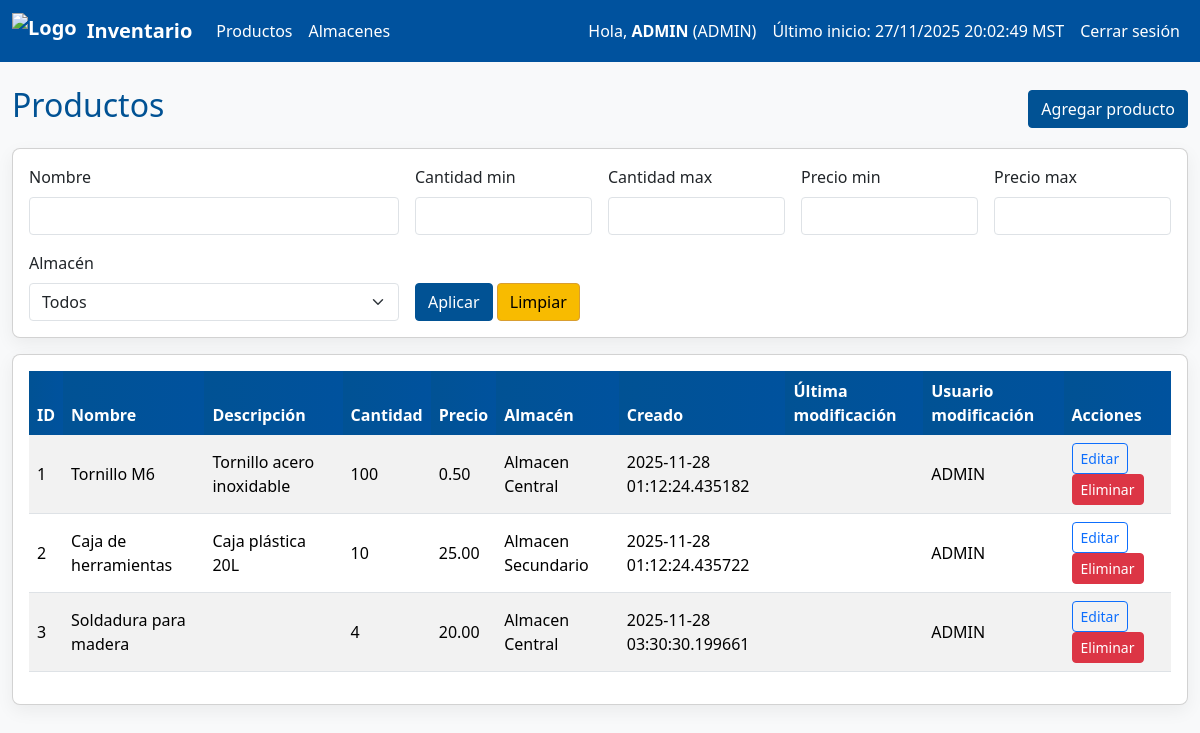
The page /productos/ (signed in) on the database as committed earlier.
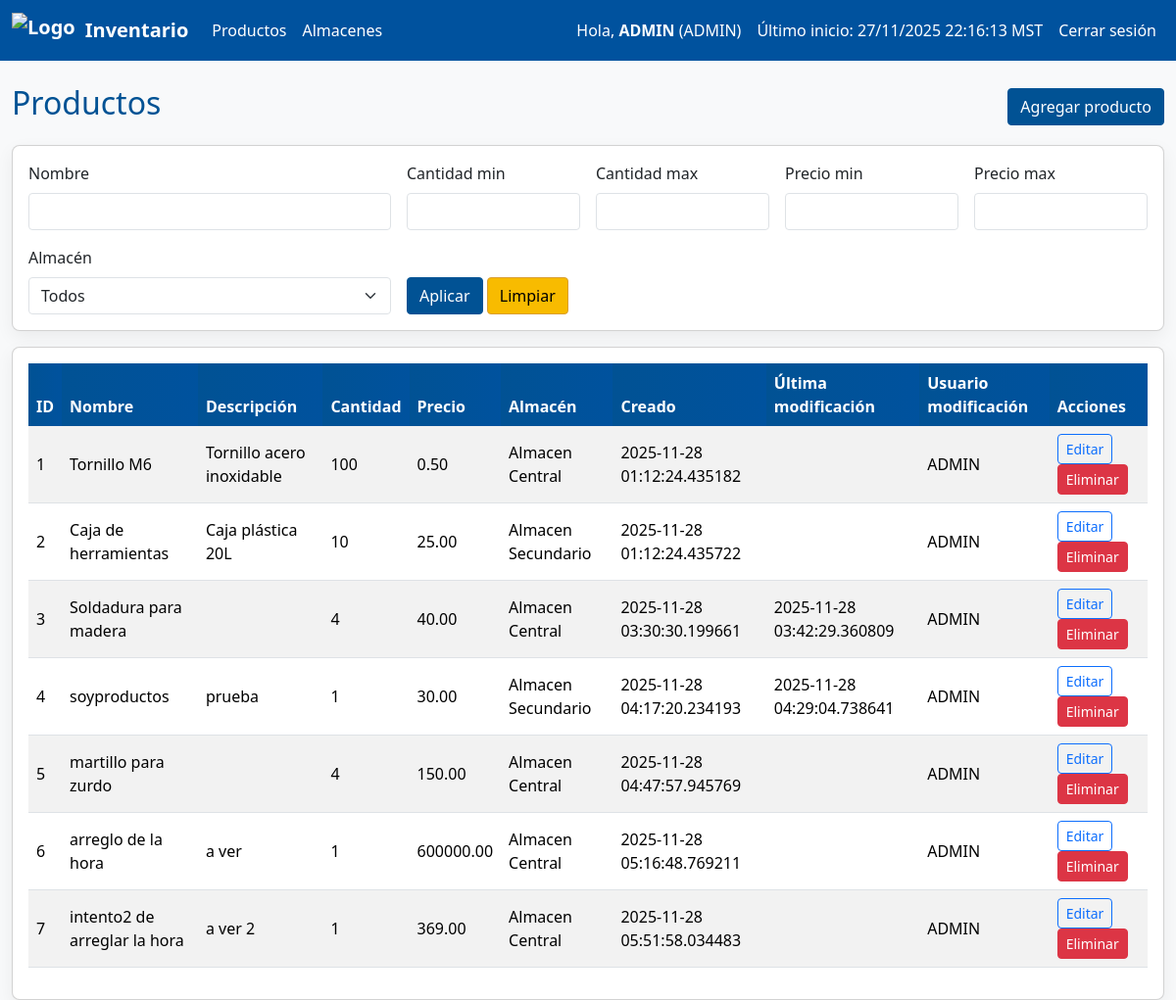
The same page on the database as committed later.
### app/models.py (models this page shows, shortened)
class User(UserMixin, db.Model):
    __tablename__ = 'usuarios'
    nombre = db.Column(db.String(64), primary_key=True)  # nombre como PK (requisito)
    password = db.Column(db.String(255), nullable=False)
    fecha_hora_ultimo_inicio = db.Column(db.DateTime, nullable=True)  # <-- usado por el requisito
    rol = db.Column(db.String(20), nullable=False)

class Producto(db.Model):
    __tablename__ = 'productos'
    id = db.Column(db.Integer, primary_key=True)
    nombre = db.Column(db.String(200), nullable=False)
    descripcion = db.Column(db.Text, nullable=True)
    cantidad = db.Column(db.Integer, nullable=False, default=0)
    precio = db.Column(db.Float, nullable=False, default=0.0)
    almacen_id = db.Column(db.Integer, db.ForeignKey('almacenes.id'), nullable=True)
    almacen = db.relationship('Almacen', back_populates='productos')
    fecha_hora_creacion = db.Column(db.DateTime, nullable=False, default=now_utc)
    fecha_hora_ultima_modificacion = db.Column(db.DateTime, nullable=True, onupdate=now_utc)
    ultimo_usuario_en_modificar = db.Column(db.String(64), nullable=True)

class Almacen(db.Model):
    __tablename__ = 'almacenes'
    id = db.Column(db.Integer, primary_key=True)
    nombre = db.Column(db.String(200), nullable=False)
    fecha_hora_creacion = db.Column(db.DateTime, nullable=False, default=now_utc)
    fecha_hora_ultima_modificacion = db.Column(db.DateTime, nullable=True, onupdate=now_utc)
    ultimo_usuario_en_modificar = db.Column(db.String(64), nullable=True)
    productos = db.relationship('Producto', back_populates='almacen', cascade="all, delete-orphan")

### app/products.py (the view)
@bp.route('/')
@login_required
def list():
    q = Producto.query.outerjoin(Almacen)
    nombre = request.args.get('nombre')
    if nombre:
        q = q.filter(Producto.nombre.ilike(f'%{nombre}%'))
    try:
        cmin = request.args.get('cantidad_min')
        if cmin not in (None, ''):
            q = q.filter(Producto.cantidad >= int(cmin))
        cmax = request.args.get('cantidad_max')
        if cmax not in (None, ''):
            q = q.filter(Producto.cantidad <= int(cmax))
    except ValueError:
        pass
    try:
        pmin = request.args.get('precio_min')
        if pmin not in (None, ''):
            q = q.filter(Producto.precio >= float(pmin))
        pmax = request.args.get('precio_max')
        if pmax not in (None, ''):
            q = q.filter(Producto.precio <= float(pmax))
    except ValueError:
        pass
    almacen_id = request.args.get('almacen_id')
    if almacen_id not in (None, ''):
        try:
            q = q.filter(Producto.almacen_id == int(almacen_id))
        except ValueError:
            pass
    productos = q.all()
    almacenes = Almacen.query.all()
    return render_template('products/list.html', productos=productos, almacenes=almacenes)

### app/models.py (called while the page is built)
@login_manager.user_loader
def load_user(user_id):
    return db.session.get(User, user_id)

### app/templates/products/list.html (shortened to what this page needs)
{% extends "base.html" %}
{% block content %}
<div class="d-flex justify-content-between align-items-center mb-3">
  <h2>Productos</h2>
  {% if current_user.is_authenticated and (current_user.rol == 'ADMIN' or current_user.rol == 'PRODUCTOS') %}
    <a class="btn btn-primary btn-rounded" href="{{ url_for('products.create') }}">Agregar producto</a>
  {% endif %}
</div>
<div class="card mb-3 p-3">
  <form class="row g-3" method="get">
    <div class="col-md-4">
      <label class="form-label">Nombre</label>
      <input name="nombre" class="form-control" value="{{ request.args.get('nombre','') }}">
    </div>
    <div class="col-md-2">
      <label class="form-label">Cantidad min</label>
      <input name="cantidad_min" class="form-control" value="{{ request.args.get('cantidad_min','') }}">
    </div>
    <div class="col-md-2">
      <label class="form-label">Cantidad max</label>
      <input name="cantidad_max" class="form-control" value="{{ request.args.get('cantidad_max','') }}">
    </div>
    <div class="col-md-2">
      <label class="form-label">Precio min</label>
      <input name="precio_min" class="form-control" value="{{ request.args.get('precio_min','') }}">
    </div>
    <div class="col-md-2">
      <label class="form-label">Precio max</label>
      <input name="precio_max" class="form-control" value="{{ request.args.get('precio_max','') }}">
    </div>
    <div class="col-md-4">
      <label class="form-label">Almacén</label>
      <select name="almacen_id" class="form-select">
        <option value="">Todos</option>
      </select>
    </div>
    <div class="col-md-4 align-self-end">
      <button class="btn btn-primary btn-rounded">Aplicar</button>
      <a class="btn btn-secondary btn-rounded" href="{{ url_for('products.list') }}">Limpiar</a>
    </div>
  </form>
</div>
<div class="card p-3">
  <div class="table-responsive">
    <table class="table table-striped">
      <thead>
        <tr>
          <th>ID</th><th>Nombre</th><th>Descripción</th><th>Cantidad</th><th>Precio</th><th>Almacén</th><th>Creado</th><th>Última modificación</th><th>Usuario modificación</th><th>Acciones</th>
        </tr>
      </thead>
      <tbody>
        {% for p in productos %}
        <tr>
          <td>{{ p.id }}</td>
          <td>{{ p.nombre }}</td>
          <td>{{ p.descripcion or '' }}</td>
          <td>{{ p.cantidad }}</td>
          <td>{{ "{:.2f}".format(p.precio) }}</td>
          <td>{{ p.almacen.nombre if p.almacen else '-' }}</td>
          <td>{{ p.fecha_hora_creacion }}</td>
          <td>{{ p.fecha_hora_ultima_modificacion or '' }}</td>
          <td>{{ p.ultimo_usuario_en_modificar or '' }}</td>
          <td>
            {% if current_user.is_authenticated and (current_user.rol == 'ADMIN' or current_user.rol == 'PRODUCTOS') %}
              <a class="btn btn-sm btn-outline-primary btn-rounded" href="{{ url_for('products.edit', id=p.id) }}">Editar</a>
              <form method="post" action="{{ url_for('products.delete', id=p.id) }}" style="display:inline;" onsubmit="return confirm('¿Seguro que desea eliminar este producto?');">
                <button class="btn btn-sm btn-danger btn-rounded">Eliminar</button>
              </form>
            {% else %}
              <span class="text-muted">No autorizado</span>
            {% endif %}
          </td>
        </tr>
        {% else %}
        <tr><td colspan="10">No hay productos.</td></tr>
        {% endfor %}
      </tbody>
    </table>
  </div>
</div>
{% endblock %}

### app/templates/base.html (shortened to what this page needs)
<!doctype html>
<html lang="es">
<head>
  <link href="https://cdn.jsdelivr.net/npm/bootstrap@5.3.2/dist/css/bootstrap.min.css" rel="stylesheet">
  <link rel="stylesheet" href="{{ url_for('static', filename='css/style.css') }}">
</head>
<body class="bg-light">
<nav class="navbar navbar-expand-lg navbar-dark bg-unison">
  <div class="container-fluid">
    <a class="navbar-brand d-flex align-items-center" href="{{ url_for('index') }}">
      <img src="{{ url_for('static', filename='images/Escudo-Color.png') }}" alt="Logo" style="height:36px; margin-right:10px;">
      <span>Inventario</span>
    </a>
    <div class="collapse navbar-collapse" id="mainNav">
      <ul class="navbar-nav me-auto mb-2 mb-lg-0">
        <li class="nav-item"><a class="nav-link" href="{{ url_for('products.list') }}">Productos</a></li>
        <li class="nav-item"><a class="nav-link" href="{{ url_for('warehouses.list') }}">Almacenes</a></li>
      </ul>
      <ul class="navbar-nav ms-auto">
        {% if current_user.is_authenticated %}
          <li class="nav-item">
            <span class="nav-link">Hola, <strong>{{ current_user.nombre }}</strong> ({{ current_user.rol }})</span>
          </li>
          {% if current_user.fecha_hora_ultimo_inicio %}
            <li class="nav-item">
              <span class="nav-link small">Último inicio: {{ current_user.fecha_hora_ultimo_inicio | local_dt }}</span>
            </li>
          {% endif %}
          <li class="nav-item"><a class="nav-link" href="{{ url_for('auth.logout') }}">Cerrar sesión</a></li>
        {% else %}
          <li class="nav-item"><a class="nav-link" href="{{ url_for('auth.login') }}">Iniciar sesión</a></li>
        {% endif %}
      </ul>
    </div>
  </div>
</nav>
<div class="container mt-4">
  {% block content %}{% endblock %}
</div>
</body>
</html>

### app/static/css/style.css (style rules this page uses)
:root { --azul-unison:#00529e; --azul-oscuro:#015294; --dorado:#f8bb00; --dorado-oscuro:#d99e30; --radio: 4px; }
body { font-family: "Segoe UI", "Segoe UI Historic", system-ui, -apple-system, Roboto, "Helvetica Neue", Arial, sans-serif; color: #111; }
.container { max-width: 1200px; }
.bg-unison { background-color: var(--azul-unison) !important; }
.navbar .nav-link { color: #fff !important; }
.navbar .navbar-brand { color: #fff !important; font-weight:600; }
.btn-rounded { border-radius: var(--radio) !important; }
.btn { border-radius: var(--radio) !important; }
input.form-control, textarea.form-control, select.form-select { border-radius: var(--radio) !important; }
.btn-primary { background-color: var(--azul-oscuro) !important; border-color: var(--azul-oscuro) !important; color: #fff !important; }
.btn-secondary { background-color: var(--dorado) !important; border-color: var(--dorado-oscuro) !important; color: #000 !important; }
.card { border-radius: 8px; box-shadow: 0 6px 18px rgba(0,0,0,0.06); }
.table thead th { background: linear-gradient(90deg, var(--azul-oscuro), var(--azul-unison)); color: #fff; border-bottom: none; }
.table tbody td { vertical-align: middle; }
h1, h2, h3 { color: var(--azul-oscuro); }

### app/templates/base.html (style rules this page uses)
body { font-family: "Segoe UI", "Segoe UI Historic", system-ui, -apple-system, Roboto, "Helvetica Neue", Arial, sans-serif; }

Rows that differ between the two databases and show on the page:
changed User "ADMIN": fecha_hora_ultimo_inicio|local_dt "27/11/2025 20:02:49 MST" → "27/11/2025 22:16:13 MST"
changed Producto "Soldadura para madera": precio "20.00" → "40.00"; fecha_hora_ultima_modificacion (not shown) → "2025-11-28 03:42:29.360809"
added Producto: id "4", nombre "soyproductos", descripcion "prueba", cantidad "1", precio "30.00", almacen "Almacen Secundario", fecha_hora_creacion "2025-11-28 04:17:20.234193", fecha_hora_ultima_modificacion "2025-11-28 04:29:04.738641", ultimo_usuario_en_modificar "ADMIN"
added Producto: id "5", nombre "martillo para zurdo", cantidad "4", precio "150.00", almacen "Almacen Central", fecha_hora_creacion "2025-11-28 04:47:57.945769", ultimo_usuario_en_modificar "ADMIN"
added Producto: id "6", nombre "arreglo de la hora", descripcion "a ver", cantidad "1", precio "600000.00", almacen "Almacen Central", fecha_hora_creacion "2025-11-28 05:16:48.769211", ultimo_usuario_en_modificar "ADMIN"
added Producto: id "7", nombre "intento2 de arreglar la hora", descripcion "a ver 2", cantidad "1", precio "369.00", almacen "Almacen Central", fecha_hora_creacion "2025-11-28 05:51:58.034483", ultimo_usuario_en_modificar "ADMIN"
